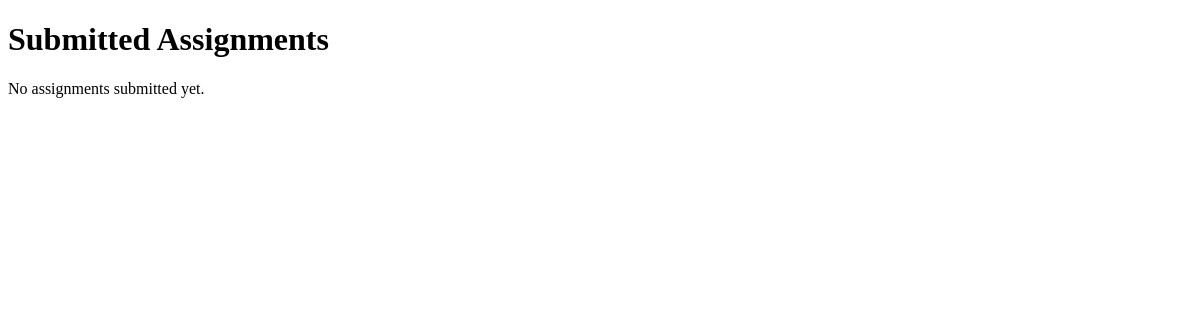
Page /student/submitted_assignments/ (signed in) on the earlier database version.
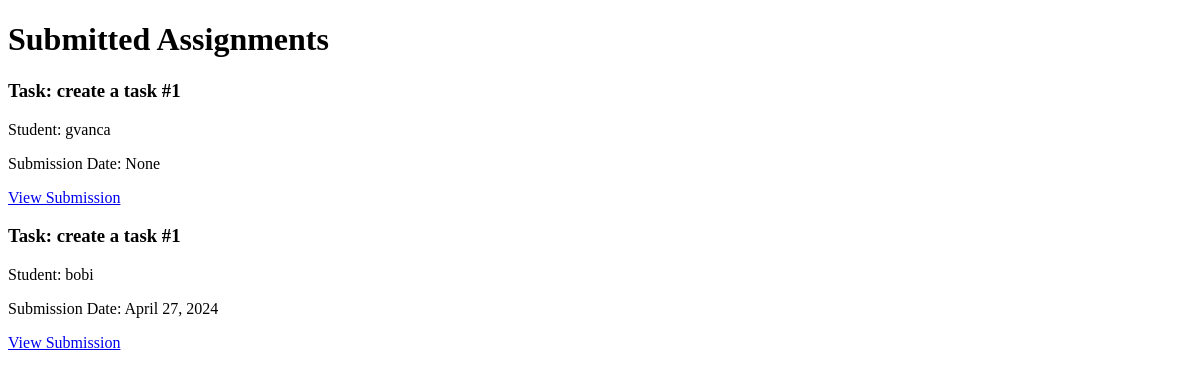
Same page on the later database version.
### student/models.py (models this page shows, shortened)
class Assignment(models.Model):
    student = models.ForeignKey(
        get_user_model(),
        on_delete=models.CASCADE,
        related_name='assignments',
        verbose_name=_("Student")
    )
    task = models.ForeignKey(
        Task,
        on_delete=models.CASCADE,
        related_name='assignments',
        verbose_name=_("Task")
    )
    description = models.TextField(verbose_name=_("Assignment Description"))
    submission_date = models.DateField(verbose_name=_("Submission Date"), null=True, blank=True)
    attached_file = models.FileField(upload_to='assignments/', verbose_name=_("Attached File"))

class Task(models.Model):
    lecturer = models.ForeignKey(get_user_model(), on_delete=models.CASCADE, related_name='tasks',
                                 verbose_name=_("Lecturer"))
    description = models.TextField(verbose_name=_("Task Description"))
    execution_date = models.DateField(verbose_name=_("Execution Date"))

class CustomUser(AbstractUser):
    is_student = models.BooleanField(default=False)
    is_lecturer = models.BooleanField(default=False)
    subjects = models.ManyToManyField('Subject', related_name='students',
                                      verbose_name=_('Subjects'))

### student/views.py (the view)
# urls.py: path('submitted_assignments/', views.submitted_assignments, name='submitted_assignments'),
@login_required
def submitted_assignments(request):
    if hasattr(request.user, 'lecturer'):
        lecturer = Lecturer.objects.get(user=request.user)
        tasks = Task.objects.filter(lecturer=request.user)
        assignments = Assignment.objects.filter(task__in=tasks)
        return render(request, 'submitted_assignments.html', {'assignments': assignments})
    elif hasattr(request.user, 'student'):
        student = Student.objects.get(user=request.user)
        assignments = Assignment.objects.filter(student=student)
        return render(request, 'submitted_assignments.html', {'assignments': assignments})
    else:
        return render(request, 'lecturers_page.html', {'message': 'You do not have any assignments to check.'})

### student/templates/submitted_assignments.html (shortened to what this page needs)
<!DOCTYPE html>
<html lang="en">
<head>
</head>
<body>
<h1>Submitted Assignments</h1>
{% if assignments %}
    {% for assignment in assignments %}
        <div>
            <h3>Task: {{ assignment.task.description }}</h3>
            <p>Student: {{ assignment.student.username }}</p>
            <p>Submission Date: {{ assignment.submission_date }}</p>
            <a href="{{ assignment.attached_file.url }}" target="_blank">View Submission</a>
        </div>
    {% endfor %}
{% else %}
    <p>No assignments submitted yet.</p>
{% endif %}
</body>
</html>

Differences in the rows shown:
added Assignment: task.description "create a task #1", student.username "gvanca", submission_date "None"
added Assignment: task.description "create a task #1", student.username "bobi", submission_date "April 27, 2024"
Other differences:
text no longer shown: "No assignments submitted yet."
